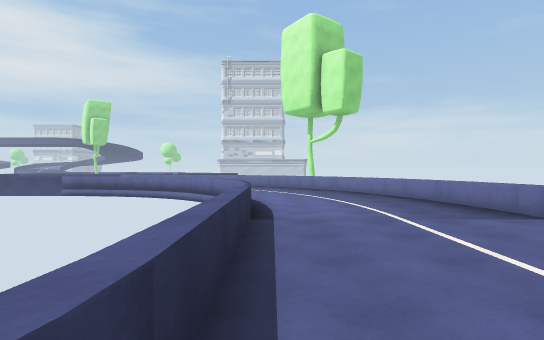
view 1 (above)

22 first-person views from a walk through a 3-D level made in the Unity game engine. The camera is 1.5 m above the floor, looks level and sees 80° across. The floor is counted in squares, 2 m on a side. Each view is taken from the middle of a square. On the plan, view 1 faces up. The plan holds only what a view shows up to about 11 squares ahead; the rest is blank. The place goes on beyond the plan. The player is left out. Some animated figures are not drawn.

view 2
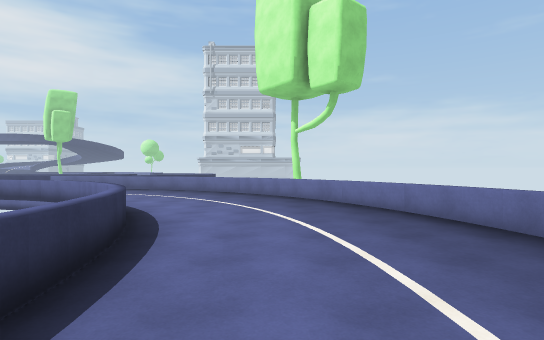

view 3
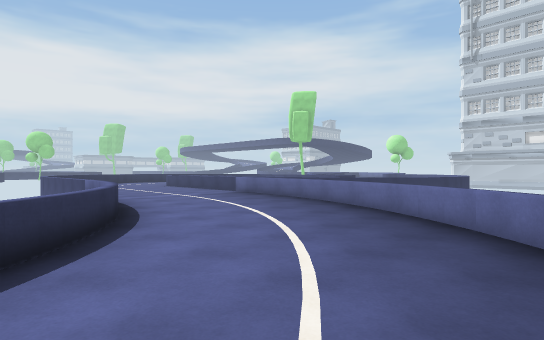

view 4
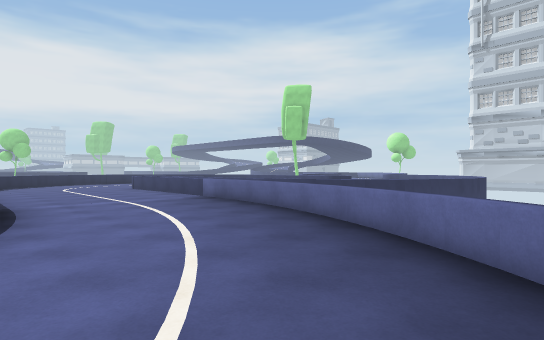

view 5
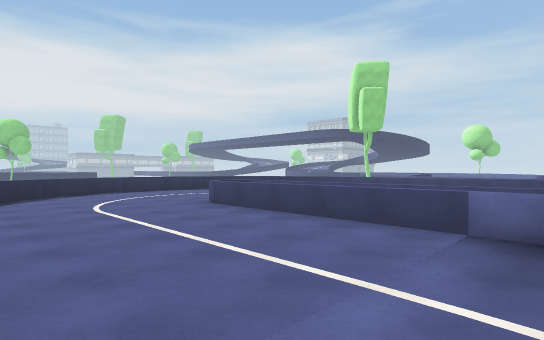

view 6
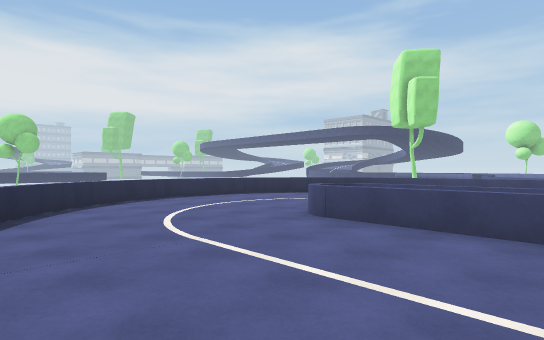

view 7
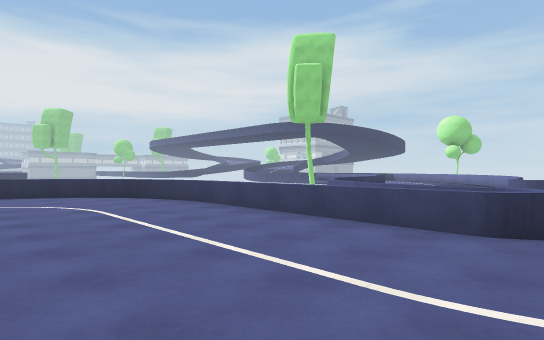

view 8
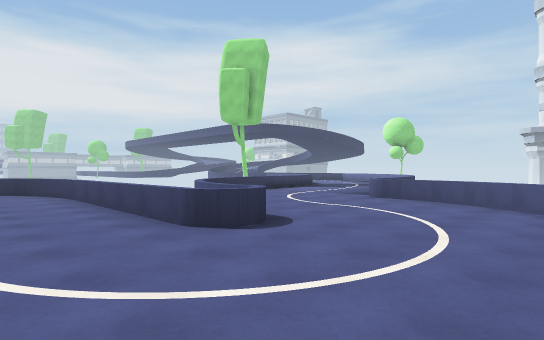

view 9
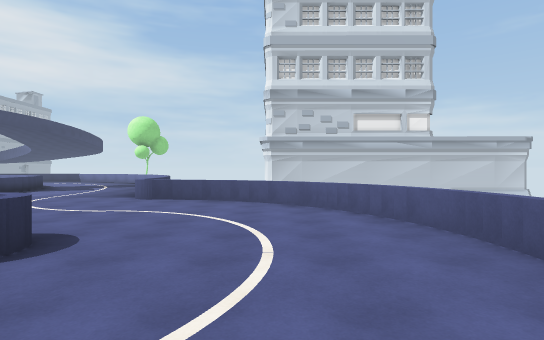

view 10
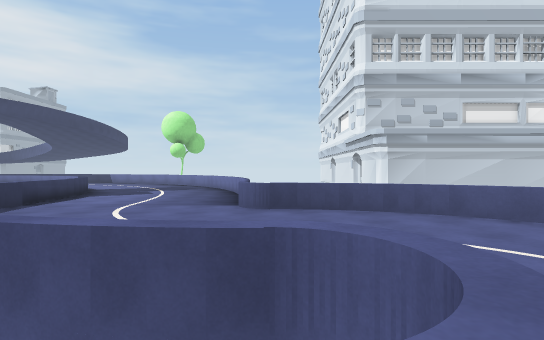

view 11
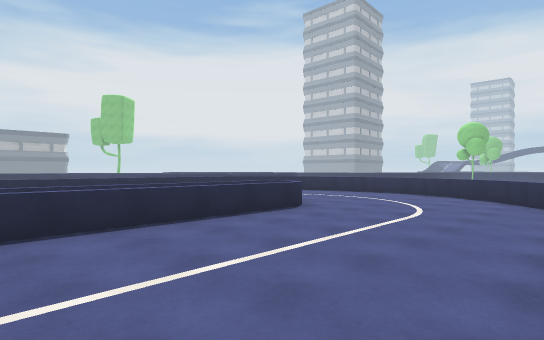

view 12
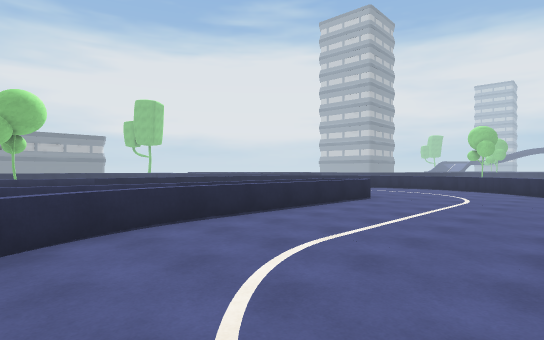

view 13
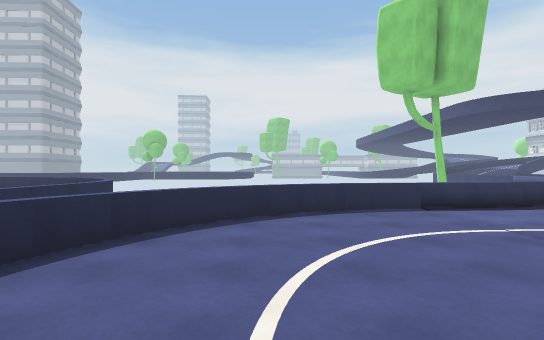

view 14
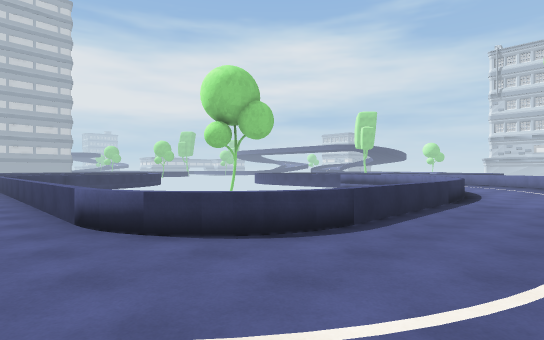

view 15
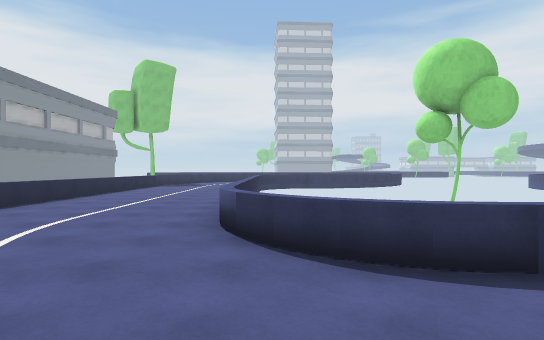

view 16
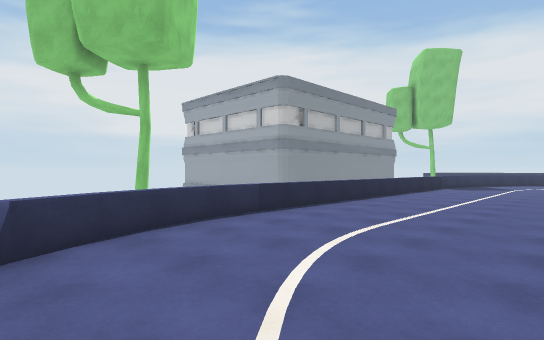

view 17
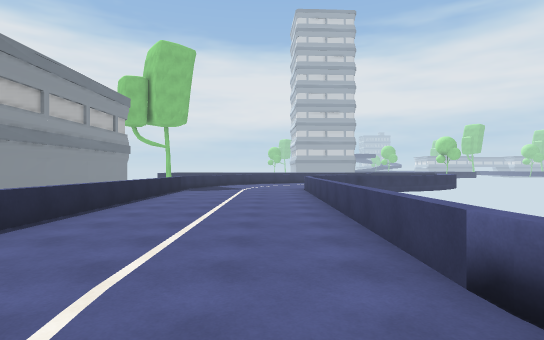

view 18
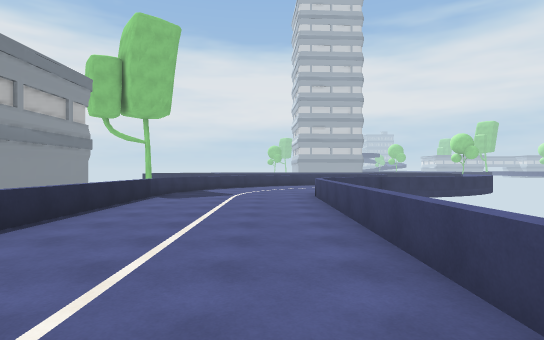

view 19
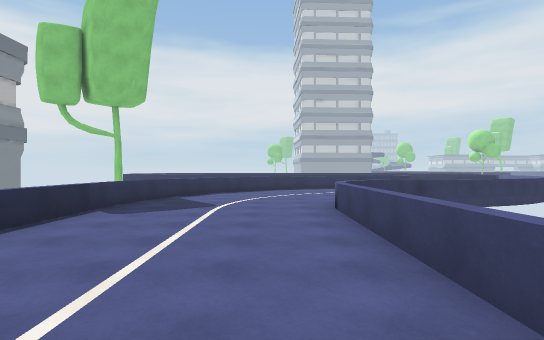

view 20
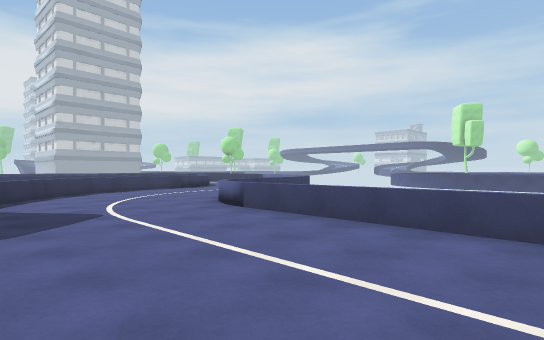

view 21
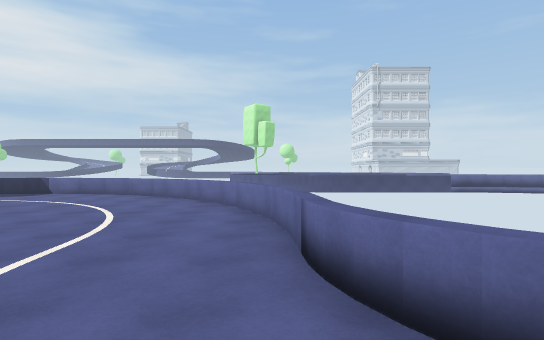

view 22
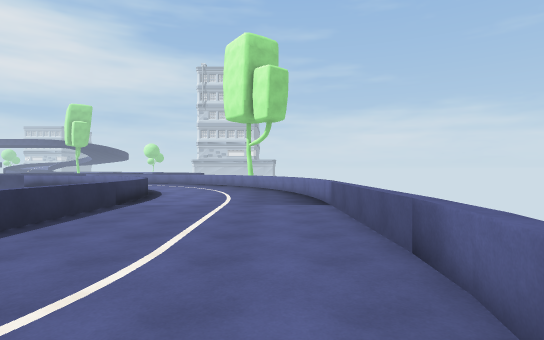

### Floor plan
Key: @ floor where view 1 was taken; # wall or solid block; . floor; = window, fence, low wall or low ledge.
Columns run from 18 left of view 1 to 5 right of it. Each row starts with its distance up from view 1.
 33     =....=
 32     =....=#
 31     =.....#
 30     #.....##
 29     #......===#
 28     #=........=#
 27      =.........=
 26      #=........=
 25       #==......=#
 24     ######=.....#
 23  #===..........=#
 22 #=.............=
 21 =..............=
 20 =.............=#
 19 ............==#
 18 .....======###
 17 ...........=====#
 16 =...............==#
 15 =.................=#
 14 #=.................=#
 13  #= ................=#
 12      =========.......=
 11              #==.....=#
 10                #=.....=
  9                 =.....=
  8                 #=....=
  7 ##               =....=#
  6 =#               =.....#
  5 .=#               .....#
  4 ..=               .....#
  3 ..=               .....#
  2 ..=#              .....#
  1 ...#             #.....#
  0 ...=            #=@....#
 -1 ...==###########==....=#
 -2 .................... .
 -3 ................... .
 -4 ....................
 -5 ==.................=
 -6 ##==.............==#
 -7    ##===========##

Where each view was taken, in squares from view 1:
view 1: 0 up, 0 right, facing up
view 2: 4 up, 1 right, facing up
view 3: 10 up, 1 right, facing up-left
view 4: 12 up, 0 right, facing up-left
view 5: 13 up, 7 left, facing up-left
view 6: 13 up, 10 left, facing up-left
view 7: 19 up, 7 left, facing up-left
view 8: 21 up, 4 left, facing up-left
view 9: 21 up, 5 left, facing up
view 10: 23 up, 8 left, facing up
view 11: 23 up, 8 left, facing down-left
view 12: 23 up, 5 left, facing down-left
view 13: 27 up, 7 left, facing left
view 14: 3 down, 2 right, facing up-left
view 15: 1 down, 2 right, facing left
view 16: 2 down, 1 right, facing down-left
view 17: 3 down, 1 left, facing left
view 18: 3 down, 4 left, facing left
view 19: 3 down, 7 left, facing left
view 20: 6 down, 8 left, facing up-left
view 21: 2 down, 16 left, facing up
view 22: 2 down, 3 right, facing up
